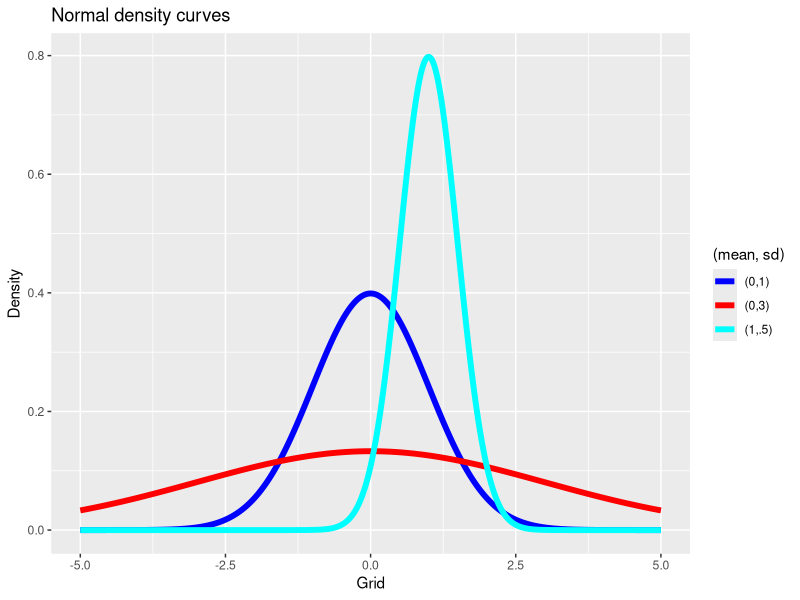
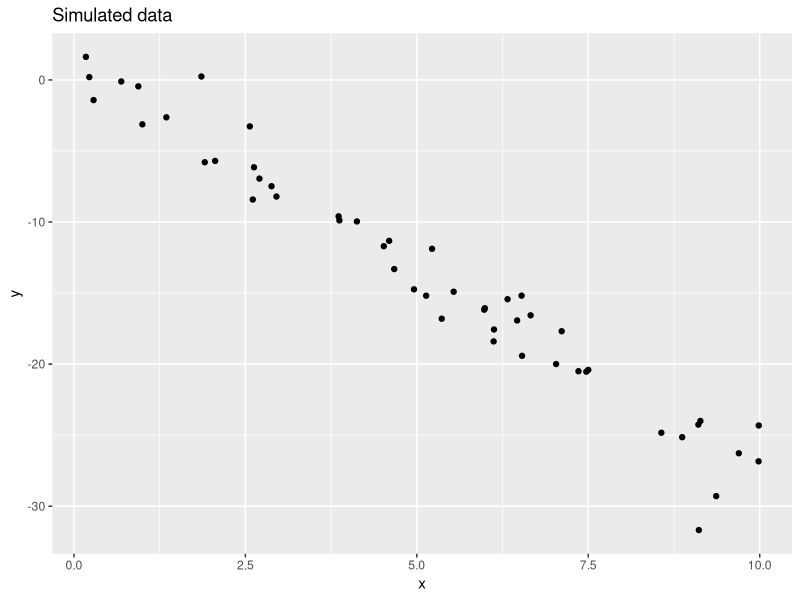
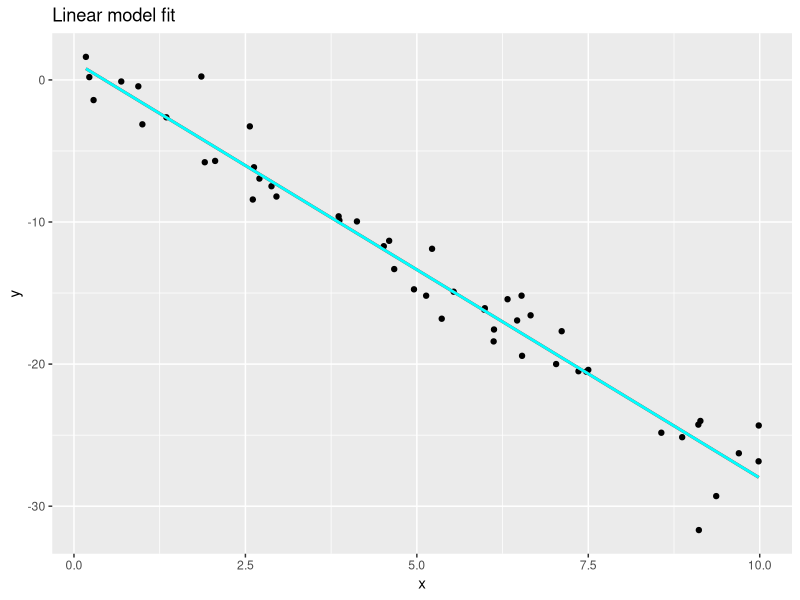
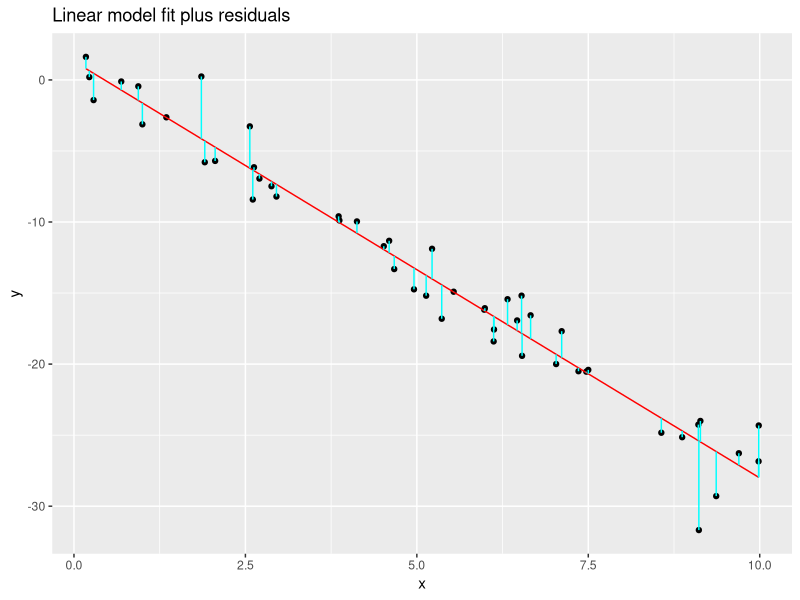
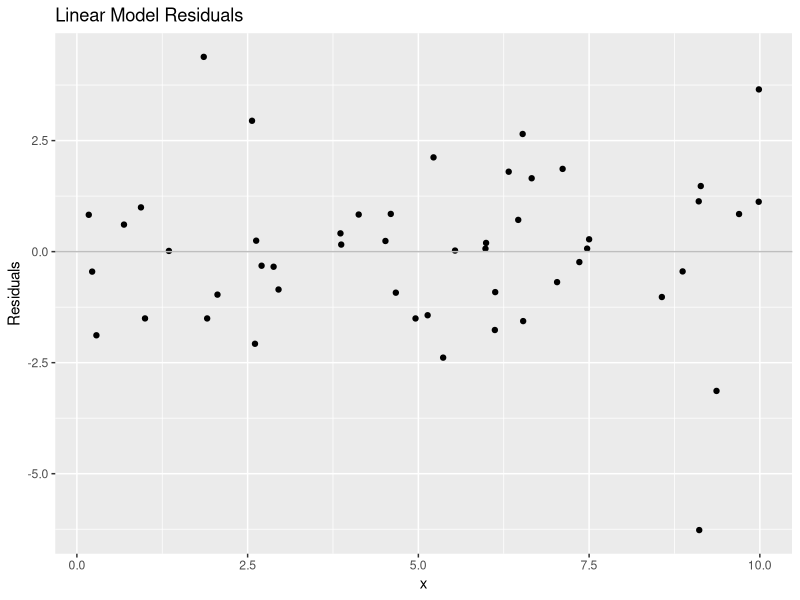

The R source for these figures, in order:
## ---- chunk 1
knitr::opts_chunk$set(echo = TRUE, message=FALSE, warning=FALSE)
library(tidyverse)
## ---- chunk 2
grid <- seq(-5, 5, length.out=1000) # create a grid 
y1 <- dnorm(grid, mean=0, sd = 1) # density curve of a normal distribution with mean=0, stand. dev.=1
y2 <- dnorm(grid, mean=0, sd = 3) # density curve of a normal distribution with mean=0, stand. dev.=3
y3 <- dnorm(grid, mean=1, sd = .5) # density curve of a normal distribution with mean=1, stand. dev.=.5

normal <- tibble(grid=grid, y1=y1, y2=y2, y3=y3) # combine data into a tibble
colors <- c("(0,1)" = "blue", "(0,3)" = "red", "(1,.5)" = "cyan") # set color assignments
ggplot(normal, aes(x=grid)) +
  geom_line(aes(y=y1,color="(0,1)"), size=2) +
  geom_line(aes(y=y2,color="(0,3)"), size=2) +
  geom_line(aes(y=y3,color="(1,.5)"), size=2) +
  labs(title = "Normal density curves",
       x = "Grid",
       y = "Density",
       color = "(mean, sd)") +
  scale_color_manual(values = colors) 
## ---- chunk 3
set.seed(246) # Setting our random seed so the dataset always comes out the same
n <- 50 # set our sample size
x <- runif(n, 0, 10) # explanatory variable
sigma <- 2 # standard deviation of error
error <- rnorm(n, 0, sigma) # error
beta0 <- 2 # intercept
beta1 <- -3 # slope
y <- beta0 + beta1*x + error # generate our response variable y
dset <- tibble(x=x,y=y) # create our data frame for analysis
str(dset) 
## ---- chunk 4
ggplot(dset, aes(x,y)) +
  geom_point() +
  ylab("y") +
  xlab("x") +
  ggtitle("Simulated data")
## ---- chunk 5
lm1 <- lm(y~x, dset) # fit the model
coefficients(lm1) # view estimated coefficients for beta0 and beta1
fitted(lm1) # gives the fitted values of the model
summary(lm1) # summarizes the model fit; just look at this, but don't worry about understanding the content
## ---- chunk 6
dset2 <- dset %>%
  mutate(fit = fitted(lm1)) # Add a column to our data frame with the fitted values)
## ---- chunk 7
ggplot(dset2, aes(x=x,y=y)) +
  geom_point() +
  geom_line(aes(y=fit),color="red", size = 1) +  # our fit model
  geom_smooth(se=FALSE,method="lm",color="cyan",size=1) +  # this fits the same line as our model!
  ylab("y") +
  xlab("x") +
  ggtitle("Linear model fit")
## ---- chunk 8
residuals1 <- residuals(lm1)
dset2 <- dset2 %>%
  mutate(residuals = residuals1) # Add a column to our data frame with the fitted values)
## ---- chunk 9
ggplot(dset2, aes(x=x,y=y)) +
  geom_point() +
  geom_line(aes(y=fit),color="red") +
  geom_segment(aes(xend=x, yend=fit), color="cyan") +  # draws segments between (x,y) and (xend,yend)
  ylab("y") +
  xlab("x") +
  ggtitle("Linear model fit plus residuals")
## ---- chunk 10
mean(residuals1) # mean of the estimated residuals
## ---- chunk 11
sd_residuals <- sd(residuals1)
sd_residuals
## ---- chunk 12
ggplot(dset2, aes(x=x, y=residuals1)) +
  geom_point() +
  geom_hline(yintercept = 0, color="gray") +
  ylab("Residuals") +
  xlab("x") +
  ggtitle("Linear Model Residuals")
